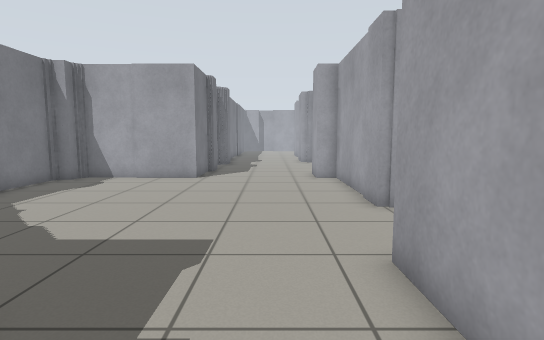
view 1 (above)

13 first-person views from a walk through a robot-simulator world made for Gazebo. The camera is 0.94 m above the floor, tilts 6° down and sees 80° across. The floor is counted in squares, 0.5 m on a side. Each view is taken from the middle of a square. On the plan, view 1 faces up. The plan holds only what a view shows up to about 17 squares ahead; the rest is blank. The place goes on beyond the plan.

view 2
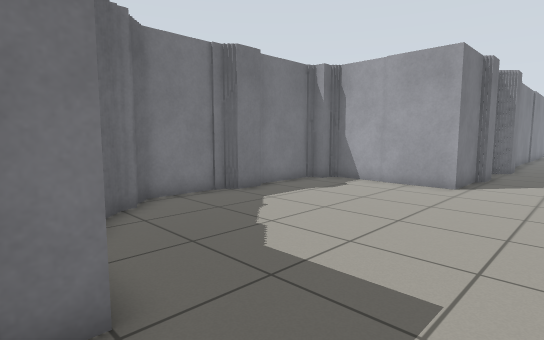

view 3
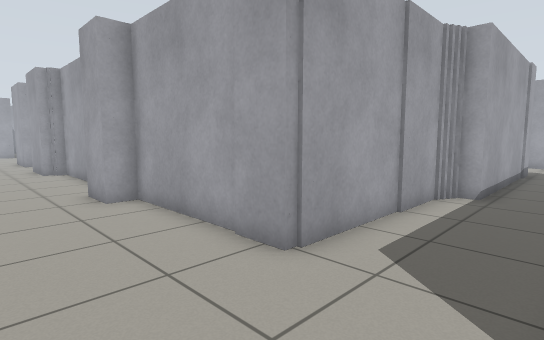

view 4
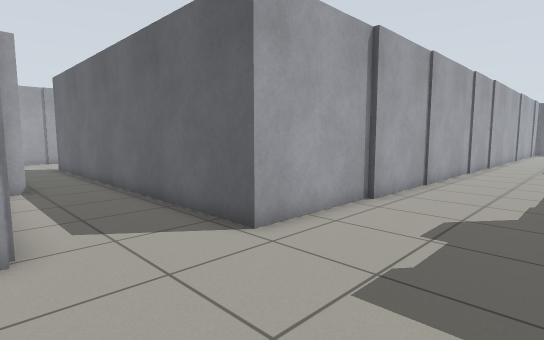

view 5
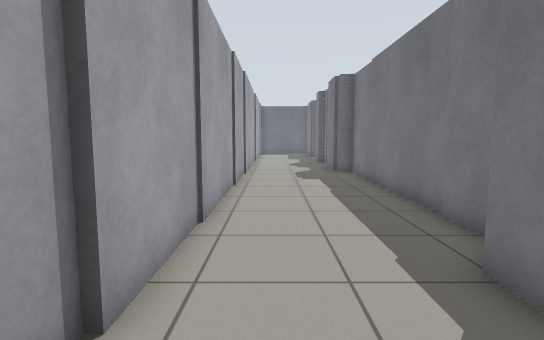

view 6
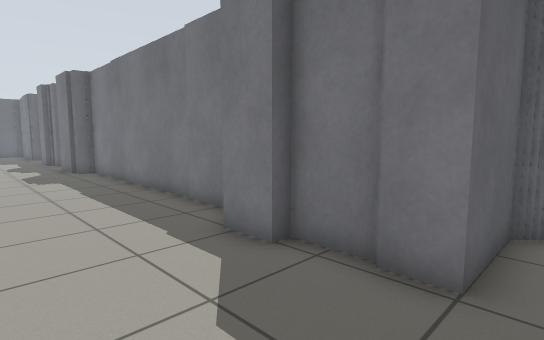

view 7
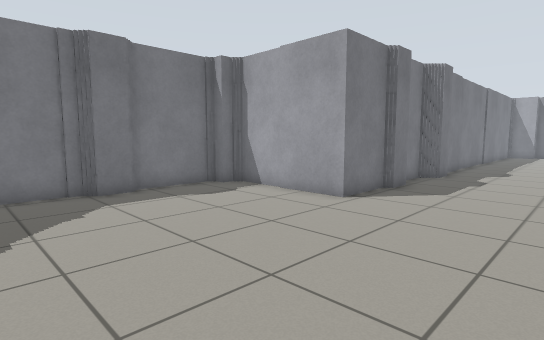

view 8
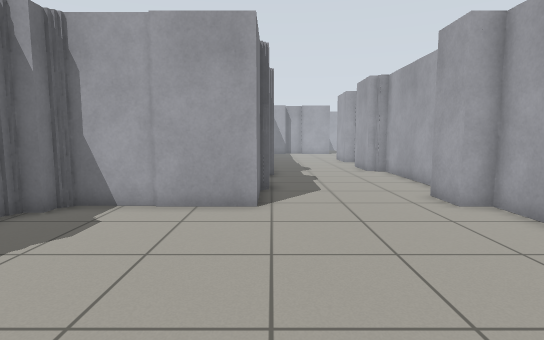

view 9
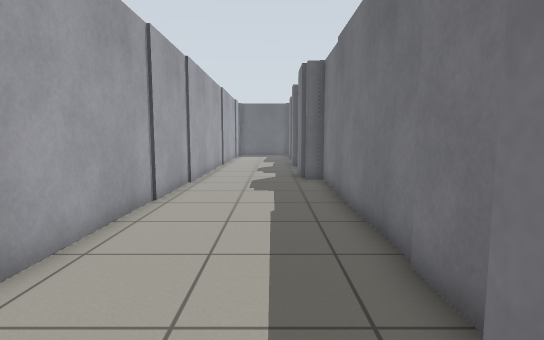

view 10
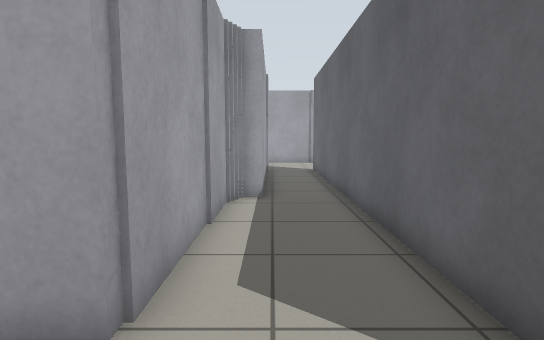

view 11
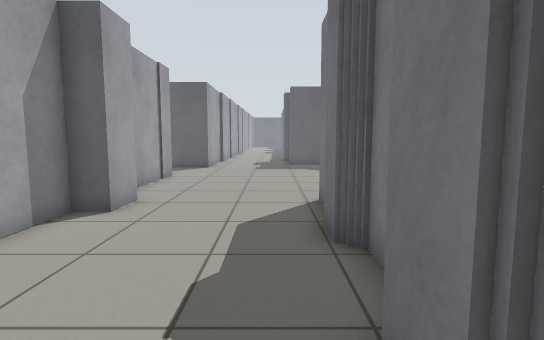

view 12
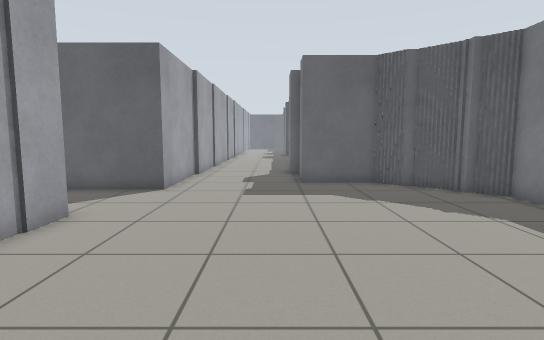

view 13
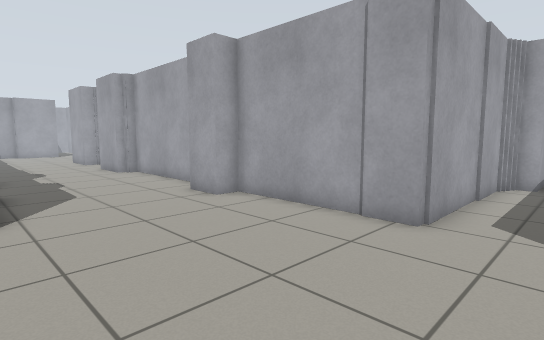

### Floor plan
Points are (right, up) in squares from view 1. A wall is a line through its corners. A room is listed if a view was taken in it or the views show most of it. See-through windows are left out.
Room 1 (views 1, 2, 3, 4, 5, 6, 7, 8, 9, 10, 11, 12, 13)
walls: (-3.4, 1.9) (-3.4, 0.1); (-6.2, 3) (-3.2, 3) (-3.2, 1.8); (-2.9, 0.1) (-2.9, -1.4); (1.8, 0) (1.8, 4.7) (16.5, 4.7); (-7.5, 3.9) (-6.8, 3.9); (-8, 4.4) (-7.5, 4.4); (-8.4, 5.4) (-8.4, 4.9); (-9.4, 9) (-9.4, 6); (-8.9, 10.5) (-8.9, 9); (-4, -2.8) (-4, -4.5); (9.1, 8.4) (2.8, 8.4) (2.8, 14.5) (2, 14.5) (2, 16.1) (3, 16.1) (3, 23); (9.6, 8.2) (9, 8.2); (-4, -4.6) (-4, -10.8); (-3.4, 17.2) (-3.4, 14.5) (-8.6, 14.5) (-8.6, 13.8); (-9.4, 13.8) (-9.4, 10.6); (-3.2, 18.6) (-3.2, 17.2); (-3.6, 21) (-3.6, 18.8); (-3.2, 21.5) (-3.2, 21); (-2.9, 22.8) (-2.9, 21.4); (-4.2, -10.9) (-4.2, -13.9) (-3.4, -13.9) (-3.4, -14.5); (2.5, 23) (2.5, 23.3) (2, 23.3) (2, 24.5); (16.5, 7.3) (9.9, 7.3) (9.9, 8); (-3.2, 24.5) (-3.2, 23.9); (1.5, -13.1) (1.5, 0.1); (-3.2, -14.4) (-3.2, -16.4); (1.3, -16.5) (1.3, -13)

Positions as (right, up) in squares from view 1, and headings:
1: (0, 0), facing up
2: (0, 2), facing up-left
3: (-1, 5), facing up-right
4: (-3, 9), facing down-right
5: (0, 3), facing down
6: (1, 4), facing down-left
7: (2, 6), facing up-left
8: (-3, 6), facing up
9: (-2, 0), facing down
10: (0, 7), facing right
11: (-2, 24), facing down
12: (-2, 16), facing down
13: (-4, 6), facing up-right
